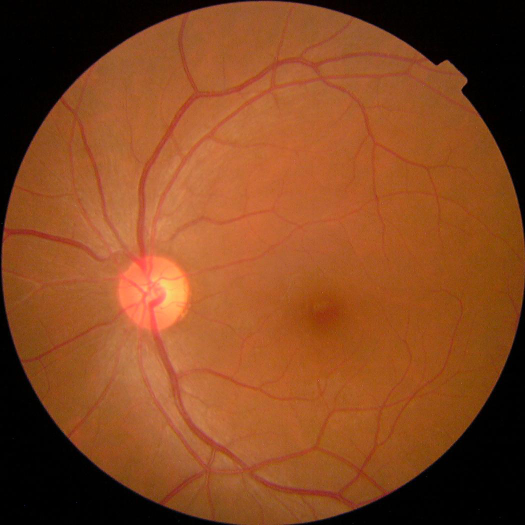
#> input picture samples/grade0_no_dr.png, 1050 x 1050 px (shown at 1/2 size)
$ python -i preprocess.py   (imports and definitions only)
#> lines starting #> are read from the running program, lines starting #| are printed output that depends on the picture; after the words box and inside, x2 and y2 are one past the last pixel; in counts of white or black regions, pixels touching at a corner belong together
"""
Step 1: Data Pre-processing  (APTOS 2019 - Diabetic Retinopathy, 5 grades)

Run:  python3 preprocess.py
Output: dataset/X.npy (features), dataset/y.npy (labels)
"""
import os
import cv2
import numpy as np

DATA_DIR = "dataset"
IMG_DIR = os.path.join(DATA_DIR, "train_images")
IMG_SIZE = 48          # final image is 48 x 48 x 3  ->  6912 features

GRADES = ["No DR", "Mild", "Moderate", "Severe", "Proliferative"]


def crop_black_border(img, tol=7):
    """Data cleaning: remove the black area around the round retina."""
    gray = cv2.cvtColor(img, cv2.COLOR_BGR2GRAY)
    mask = gray > tol
    if mask.sum() == 0:
        return img
    rows = np.where(mask.any(axis=1))[0]
    cols = np.where(mask.any(axis=0))[0]
    return img[rows[0]:rows[-1] + 1, cols[0]:cols[-1] + 1]


def ben_graham(img, sigma=10):
    """Contrast enhancement: highlights small lesions, removes uneven lighting."""
    blur = cv2.GaussianBlur(img, (0, 0), sigma)
    return cv2.addWeighted(img, 4, blur, -4, 128)


def preprocess_image(path):
#> called with path = 'samples/grade0_no_dr.png'
    img = cv2.imread(path)                                # 1. read
#> img is the input picture: shape (1050, 1050, 3); mean B, G, R 32.7, 71.4, 133.4
    if img is None:
        return None
    img = crop_black_border(img)                          # 2. crop
#> in crop_black_border, `gray = cv2.cvtColor(img, cv2.COLOR_BGR2GRAY)`:
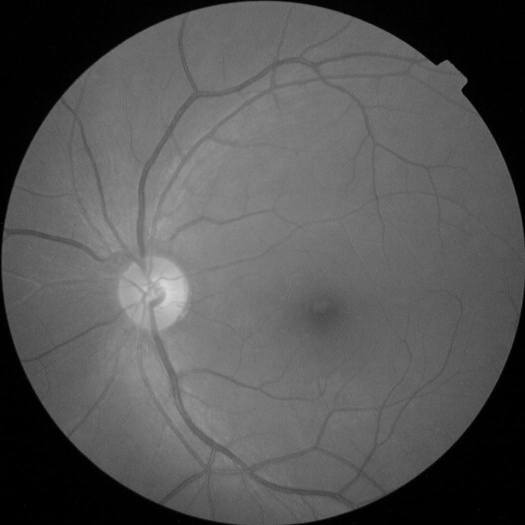
#> gray: shape (1050, 1050) (shown at 1/2 size); min 0, max 217, mean 85.5
#> in crop_black_border, `mask = gray > tol`:
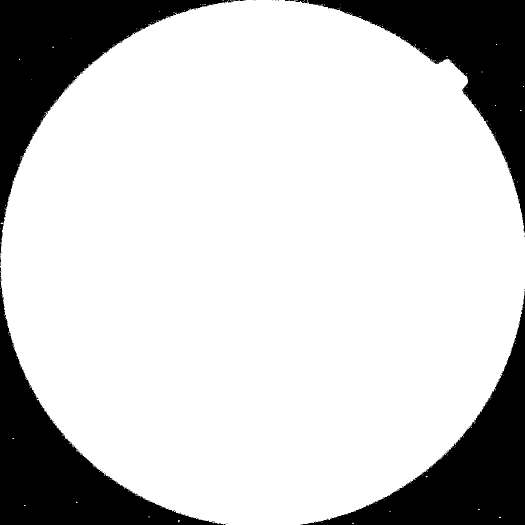
#> mask: shape (1050, 1050) bool (shown at 1/2 size); 79.2% white; 36 black regions (31 under 20 px), largest, box (x1, y1, x2, y2) and area: (0, 0, 477, 512) 59565, (0, 534, 447, 1050) 57754, (605, 582, 1050, 1050) 56048, (579, 0, 1050, 466) 55921, (0, 513, 2, 532) 25
#> in crop_black_border, `rows = np.where(mask.any(axis=1))[0]`: rows = 1050 values from 0 to 1049
    img = cv2.resize(img, (256, 256))                     # 3. resize (same size for all)
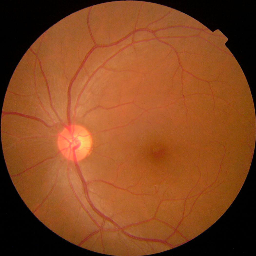
#> img: shape (256, 256, 3); mean B, G, R 32.6, 71.3, 133.3
    img = ben_graham(img)                                 # 4. enhance
#> in ben_graham, `blur = cv2.GaussianBlur(img, (0, 0), sigma)`:
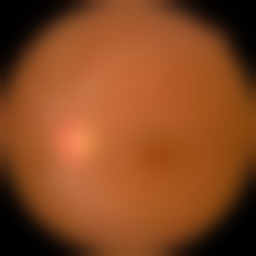
#> blur: shape (256, 256, 3); mean B, G, R 32.7, 71.4, 133.6
#> in ben_graham, `return cv2.addWeighted(img, 4, blur, -4, 128)`:
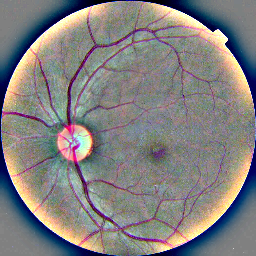
#> returned value: shape (256, 256, 3); mean of channels 0, 1, 2 127.7, 128.2, 130.6; drawn as B, G, R
    img = cv2.resize(img, (IMG_SIZE, IMG_SIZE), interpolation=cv2.INTER_AREA)
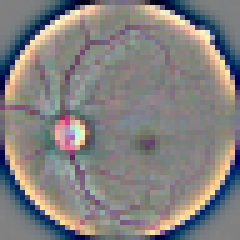
#> img: shape (48, 48, 3) (shown 5 times larger); mean B, G, R 127.7, 128.2, 130.6
    return img.astype(np.float32) / 255.0                 # 5. normalise to [0, 1]
#> returned value: shape (48, 48, 3) float32


# [45 lines left out: function main, not called in this run]


# [2 lines not run here, left out]

>>> result = preprocess_image('samples/grade0_no_dr.png')

$ run again, on samples/grade3_severe.png
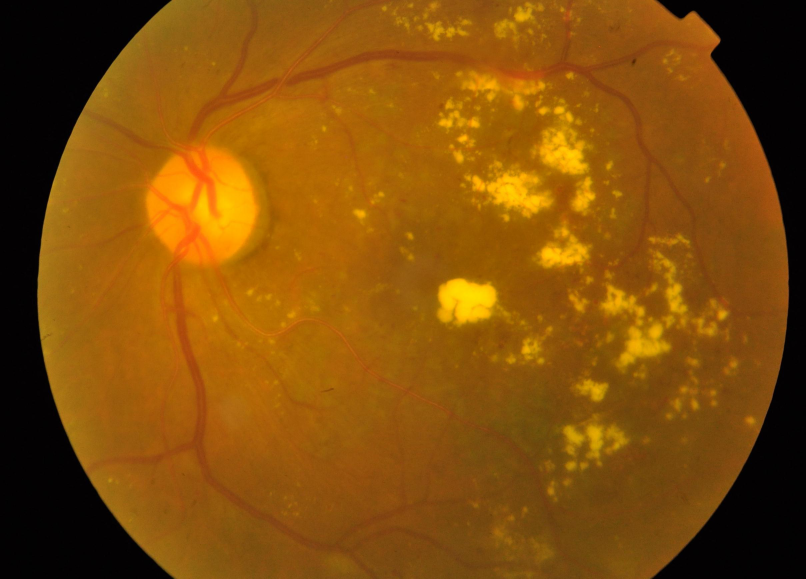
#> input picture samples/grade3_severe.png, 2416 x 1736 px (shown at 1/3 size)
#> in preprocess_image, img is the input picture: shape (1736, 2416, 3); mean B, G, R 9, 78.3, 131
#> in crop_black_border, `mask = gray > tol`:
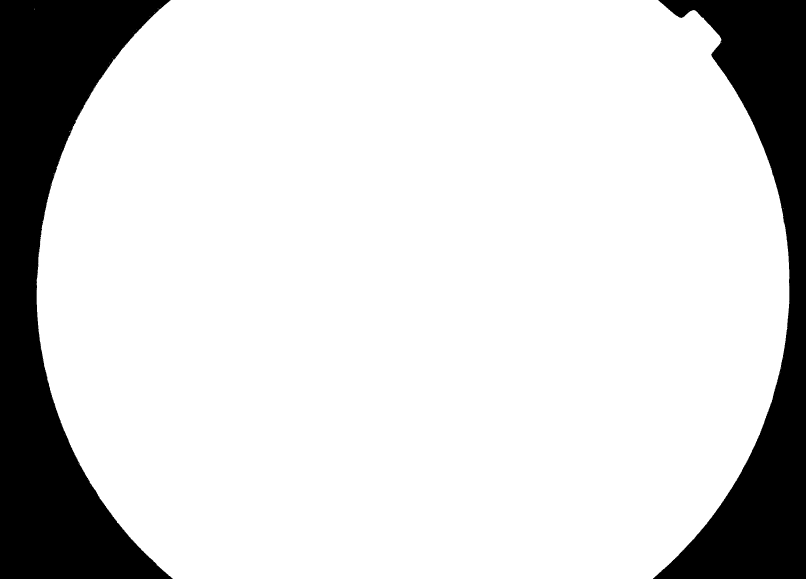
#> mask: shape (1736, 2416) bool (shown at 1/3 size); 83.5% white; 2 black regions, box (x1, y1, x2, y2) and area: (0, 0, 518, 1736) 405720, (1959, 0, 2416, 1736) 287875
#> rows = 1736 values from 0 to 1735
#> cols = 2261 values from 103 to 2368
#> in preprocess_image, `img = cv2.resize(img, (IMG_SIZE, IMG_SIZE), interpolation=cv2.INTER_AR..`:
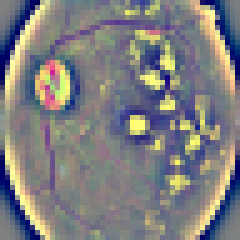
#> img: shape (48, 48, 3) (shown 5 times larger); mean B, G, R 127.9, 126, 126.8
